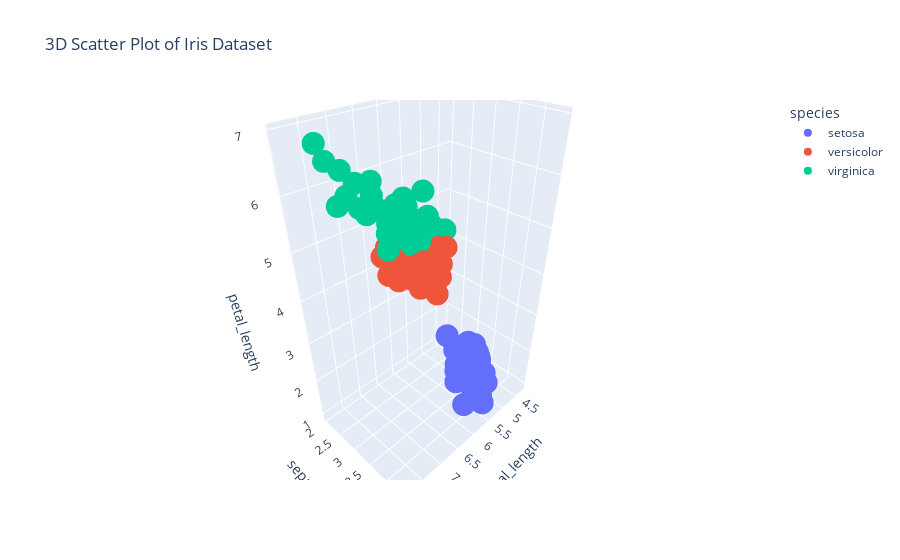

The code cell stored with this chart in its notebook:
### Code cell
# 13. Create a 3D scatter plot using Plotly.

import plotly.express as px

df = px.data.iris()

fig = px.scatter_3d(df, 
                    x='sepal_length', 
                    y='sepal_width', 
                    z='petal_length',
                    color='species',
                    title='3D Scatter Plot of Iris Dataset')

fig.show()

### Figure 1 — Plotly figure (JSON) as saved in the notebook; plotly's stock layout.template omitted (floating-point values rounded to 4 significant figures)
{"data": [{"hovertemplate": "species=setosa<br>sepal_length=%{x}<br>sepal_width=%{y}<br>petal_length=%{z}<extra></extra>", "legendgroup": "setosa", "marker": {"color": "#636efa", "symbol": "circle"}, "mode": "markers", "name": "setosa", "scene": "scene", "showlegend": true, "type": "scatter3d", "x": [5.1, 4.9, 4.7, 4.6, 5.0, 5.4, 4.6, 5.0, 4.4, 4.9, 5.4, 4.8, 4.8, 4.3, 5.8, 5.7, 5.4, 5.1, 5.7, 5.1, 5.4, 5.1, 4.6, 5.1, 4.8, 5.0, 5.0, 5.2, 5.2, 4.7, 4.8, 5.4, 5.2, 5.5, 4.9, 5.0, 5.5, 4.9, 4.4, 5.1, 5.0, 4.5, 4.4, 5.0, 5.1, 4.8, 5.1, 4.6, 5.3, 5.0], "y": [3.5, 3.0, 3.2, 3.1, 3.6, 3.9, 3.4, 3.4, 2.9, 3.1, 3.7, 3.4, 3.0, 3.0, 4.0, 4.4, 3.9, 3.5, 3.8, 3.8, 3.4, 3.7, 3.6, 3.3, 3.4, 3.0, 3.4, 3.5, 3.4, 3.2, 3.1, 3.4, 4.1, 4.2, 3.1, 3.2, 3.5, 3.1, 3.0, 3.4, 3.5, 2.3, 3.2, 3.5, 3.8, 3.0, 3.8, 3.2, 3.7, 3.3], "z": [1.4, 1.4, 1.3, 1.5, 1.4, 1.7, 1.4, 1.5, 1.4, 1.5, 1.5, 1.6, 1.4, 1.1, 1.2, 1.5, 1.3, 1.4, 1.7, 1.5, 1.7, 1.5, 1.0, 1.7, 1.9, 1.6, 1.6, 1.5, 1.4, 1.6, 1.6, 1.5, 1.5, 1.4, 1.5, 1.2, 1.3, 1.5, 1.3, 1.5, 1.3, 1.3, 1.3, 1.6, 1.9, 1.4, 1.6, 1.4, 1.5, 1.4]}, {"hovertemplate": "species=versicolor<br>sepal_length=%{x}<br>sepal_width=%{y}<br>petal_length=%{z}<extra></extra>", "legendgroup": "versicolor", "marker": {"color": "#EF553B", "symbol": "circle"}, "mode": "markers", "name": "versicolor", "scene": "scene", "showlegend": true, "type": "scatter3d", "x": [7.0, 6.4, 6.9, 5.5, 6.5, 5.7, 6.3, 4.9, 6.6, 5.2, 5.0, 5.9, 6.0, 6.1, 5.6, 6.7, 5.6, 5.8, 6.2, 5.6, 5.9, 6.1, 6.3, 6.1, 6.4, 6.6, 6.8, 6.7, 6.0, 5.7, 5.5, 5.5, 5.8, 6.0, 5.4, 6.0, 6.7, 6.3, 5.6, 5.5, 5.5, 6.1, 5.8, 5.0, 5.6, 5.7, 5.7, 6.2, 5.1, 5.7], "y": [3.2, 3.2, 3.1, 2.3, 2.8, 2.8, 3.3, 2.4, 2.9, 2.7, 2.0, 3.0, 2.2, 2.9, 2.9, 3.1, 3.0, 2.7, 2.2, 2.5, 3.2, 2.8, 2.5, 2.8, 2.9, 3.0, 2.8, 3.0, 2.9, 2.6, 2.4, 2.4, 2.7, 2.7, 3.0, 3.4, 3.1, 2.3, 3.0, 2.5, 2.6, 3.0, 2.6, 2.3, 2.7, 3.0, 2.9, 2.9, 2.5, 2.8], "z": [4.7, 4.5, 4.9, 4.0, 4.6, 4.5, 4.7, 3.3, 4.6, 3.9, 3.5, 4.2, 4.0, 4.7, 3.6, 4.4, 4.5, 4.1, 4.5, 3.9, 4.8, 4.0, 4.9, 4.7, 4.3, 4.4, 4.8, 5.0, 4.5, 3.5, 3.8, 3.7, 3.9, 5.1, 4.5, 4.5, 4.7, 4.4, 4.1, 4.0, 4.4, 4.6, 4.0, 3.3, 4.2, 4.2, 4.2, 4.3, 3.0, 4.1]}, {"hovertemplate": "species=virginica<br>sepal_length=%{x}<br>sepal_width=%{y}<br>petal_length=%{z}<extra></extra>", "legendgroup": "virginica", "marker": {"color": "#00cc96", "symbol": "circle"}, "mode": "markers", "name": "virginica", "scene": "scene", "showlegend": true, "type": "scatter3d", "x": [6.3, 5.8, 7.1, 6.3, 6.5, 7.6, 4.9, 7.3, 6.7, 7.2, 6.5, 6.4, 6.8, 5.7, 5.8, 6.4, 6.5, 7.7, 7.7, 6.0, 6.9, 5.6, 7.7, 6.3, 6.7, 7.2, 6.2, 6.1, 6.4, 7.2, 7.4, 7.9, 6.4, 6.3, 6.1, 7.7, 6.3, 6.4, 6.0, 6.9, 6.7, 6.9, 5.8, 6.8, 6.7, 6.7, 6.3, 6.5, 6.2, 5.9], "y": [3.3, 2.7, 3.0, 2.9, 3.0, 3.0, 2.5, 2.9, 2.5, 3.6, 3.2, 2.7, 3.0, 2.5, 2.8, 3.2, 3.0, 3.8, 2.6, 2.2, 3.2, 2.8, 2.8, 2.7, 3.3, 3.2, 2.8, 3.0, 2.8, 3.0, 2.8, 3.8, 2.8, 2.8, 2.6, 3.0, 3.4, 3.1, 3.0, 3.1, 3.1, 3.1, 2.7, 3.2, 3.3, 3.0, 2.5, 3.0, 3.4, 3.0], "z": [6.0, 5.1, 5.9, 5.6, 5.8, 6.6, 4.5, 6.3, 5.8, 6.1, 5.1, 5.3, 5.5, 5.0, 5.1, 5.3, 5.5, 6.7, 6.9, 5.0, 5.7, 4.9, 6.7, 4.9, 5.7, 6.0, 4.8, 4.9, 5.6, 5.8, 6.1, 6.4, 5.6, 5.1, 5.6, 6.1, 5.6, 5.5, 4.8, 5.4, 5.6, 5.1, 5.1, 5.9, 5.7, 5.2, 5.0, 5.2, 5.4, 5.1]}], "layout": {"legend": {"title": {"text": "species"}, "tracegroupgap": 0}, "scene": {"domain": {"x": [0, 1], "y": [0, 1]}, "xaxis": {"title": {"text": "sepal_length"}}, "yaxis": {"title": {"text": "sepal_width"}}, "zaxis": {"title": {"text": "petal_length"}}}, "title": {"text": "3D Scatter Plot of Iris Dataset"}}}
